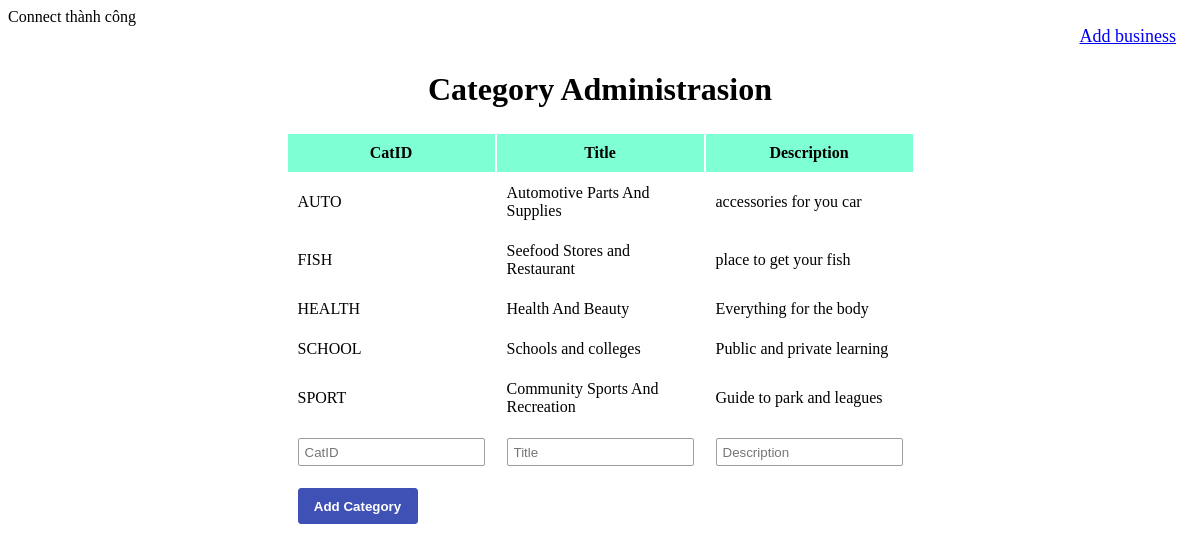
Page /lab-4/bttuan/CategoryAdmin.php on the committed database.
### tables this page shows
CREATE TABLE `category` (
  `catID` varchar(100) NOT NULL,
  `title` varchar(100) NOT NULL,
  `description` text NOT NULL
);

### lab-4/bttuan/lib.php (called while the page is built, shortened)
<?php
function db_query($query_string) {
    global $conn;
    $result = mysqli_query($conn, $query_string);
    return $result;
}
function db_fetch_array($query_string) {
    $result = array();
    $mysqli_result = db_query($query_string);
    while ($row = mysqli_fetch_assoc($mysqli_result)) {
        $result[] = $row;
    }
    return $result;
}

### lab-4/bttuan/CategoryAdmin.php (the view, shortened to what this page needs)
<?php
require 'lib.php';
?>
<!DOCTYPE html>
<html lang="en">
<head>
    <link rel="stylesheet" type="text/css" href="css.css" />
</head>
<body>
    <div style="padding-right: 16px; display:flex">
        <a style="margin-left: auto; font-size: 18px;" href="addBusiness.php">Add business</a>
    </div>
    <div style="display: flex; margin-top: 24px; margin-bottom: 24px">
        <h1 style="margin: auto">Category Administrasion</h1>
    </div>
    <table class="table">
        <tr>
            <th>CatID</th>
            <th>Title</th>
            <th>Description</th>
        </tr>
        <?php
        $query = "SELECT * FROM category";
        $list =  db_fetch_array($query);
        foreach ($list as $item) {
        ?>
            <tr>
                <td><?php echo $item['catID']; ?></td>
                <td><?php echo $item['title']; ?></td>
                <td><?php echo $item['description']; ?></td>
            </tr>
        <?php } ?>
        <tr>
            <form action="" method="POST">
                <td><input class="cat-input" type="text" name="catID" placeholder="CatID"></input><?php echo form_error('catID'); ?></td>
                <td><input class="cat-input" type="text" name="title" placeholder="Title"></input><?php echo form_error('title'); ?></td>
                <td><input class="cat-input" type="text" name="description" placeholder="Description"></input><?php echo form_error('description'); ?></td>
        </tr>
        <tr>
            <td>
                <input class="cat-submit" type="submit" name="btn_post" value="Add Category" /></td>
        </tr>
    </table>
</body>
</html>

### lab-4/bttuan/css.css (style rules this page uses)
tr th, tr td { padding: 10px; }
.table { margin: 0px auto; width: 500px; }
th { background-color: aquamarine; }
h1 { margin-left: 10em; }
.cat-input { padding-left: 6px; border: solid 1px #9E9E9E; border-radius: 2px; height: 28px; }
.cat-submit, .bus-submit { height: 36px; width: 120px; border-radius: 3px; border: solid 1px #3F51B5; cursor: pointer; background-color: #3F51B5; color: #ffff; font-weight: bold; }

### rows in the picture
category: catID "AUTO", title "Automotive Parts And Supplies", description "accessories for you car"
category: catID "FISH", title "Seefood Stores and Restaurant", description "place to get your fish"
category: catID "HEALTH", title "Health And Beauty", description "Everything for the body"
category: catID "SCHOOL", title "Schools and colleges", description "Public and private learning"
category: catID "SPORT", title "Community Sports And Recreation", description "Guide to park and leagues"
